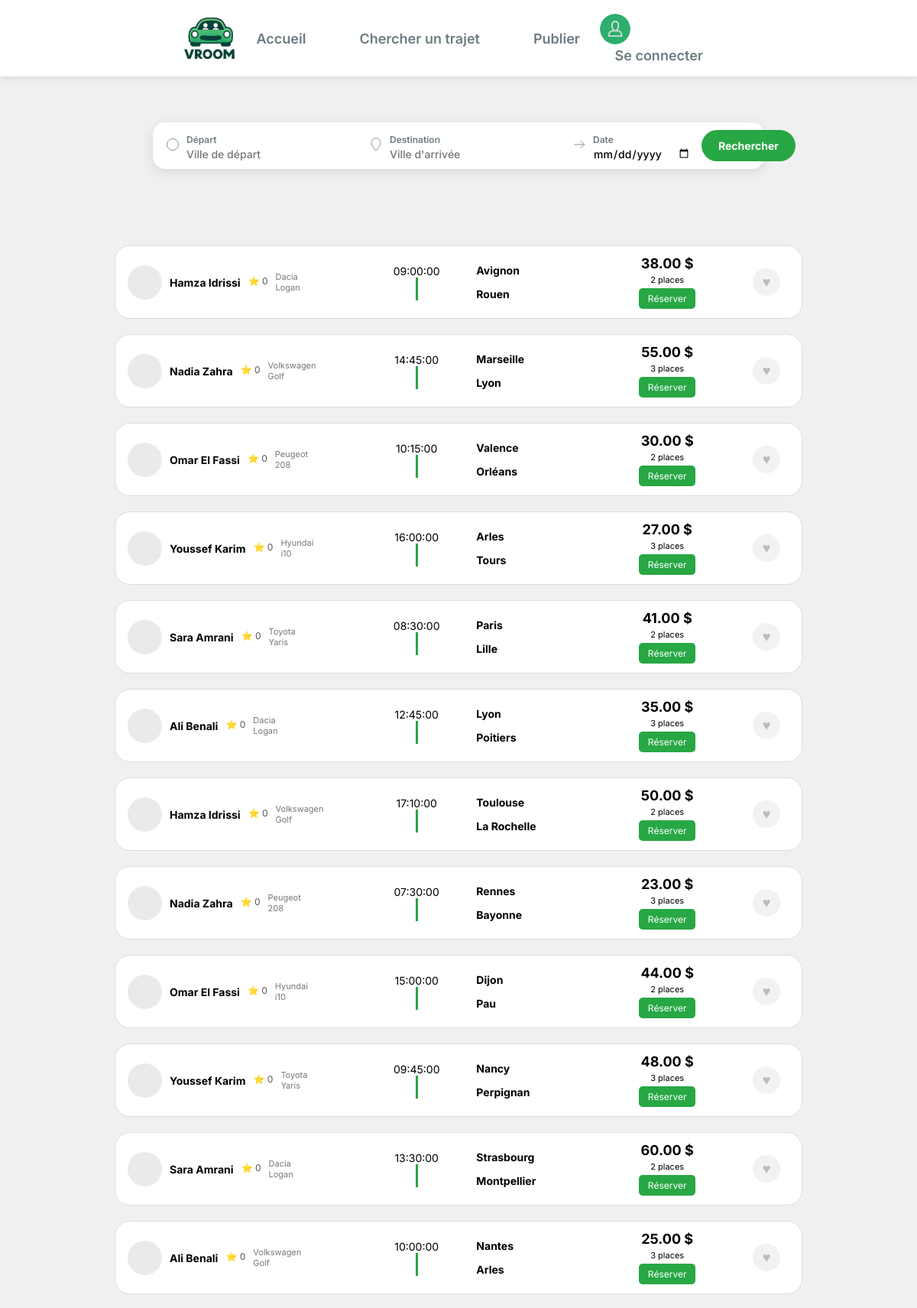
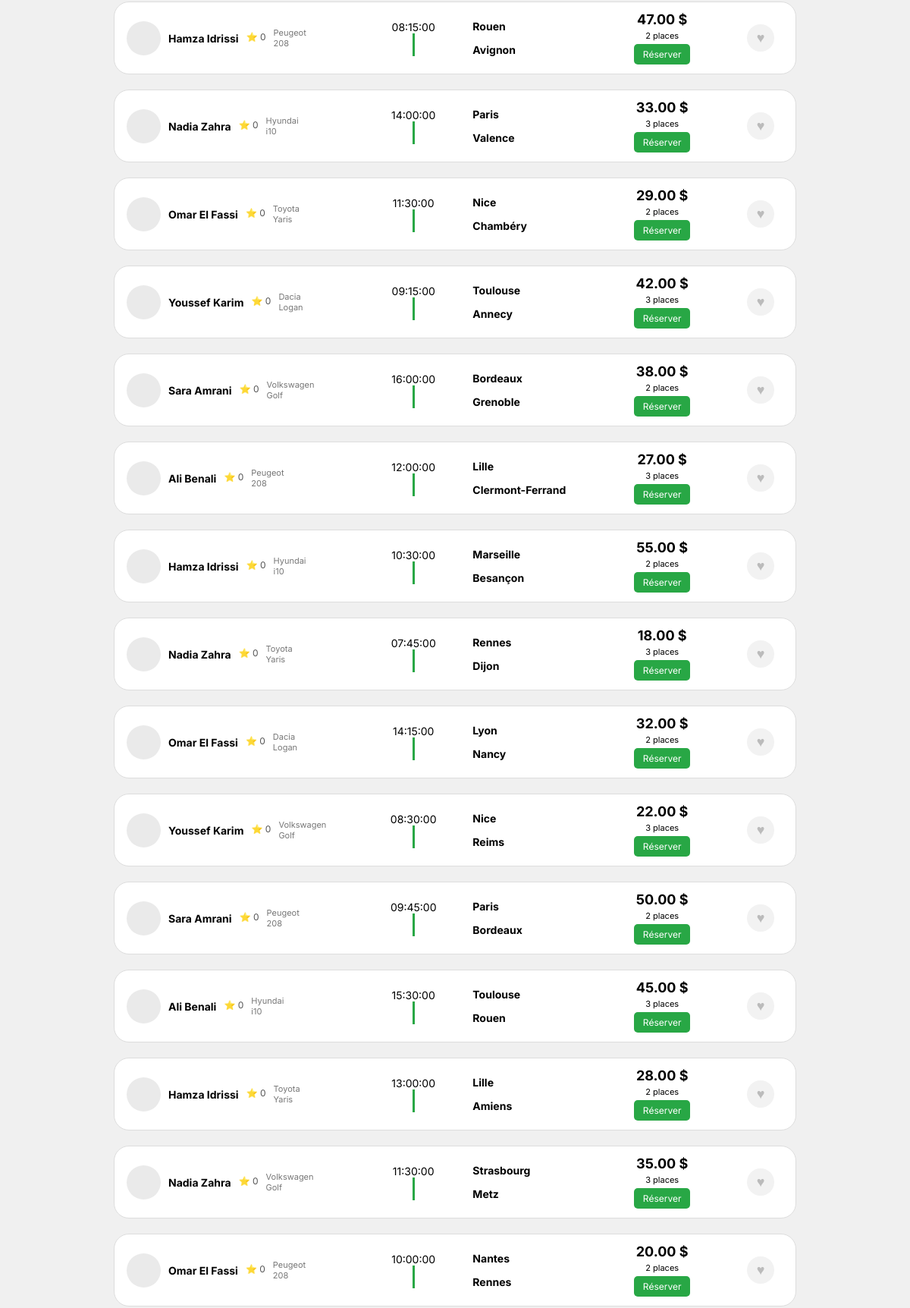
Screenshot of /index.php?page=recherche_trajet (upper part) with the database file from the repository (2 pictures, top to bottom).
### tables this page shows
CREATE TABLE `annonces` (
  `id` bigint(20) UNSIGNED NOT NULL,
  `id_conducteur` bigint(20) UNSIGNED NOT NULL,
  `id_vehicule` bigint(20) UNSIGNED NOT NULL,
  `date_depart` date NOT NULL,
  `heure_depart` time NOT NULL,
  `datetime_depart` datetime NOT NULL,
  `prix_par_personne` decimal(10,2) NOT NULL,
  `places_disponibles` int(11) NOT NULL,
  `description` text NOT NULL,
  `id_lieu_depart` bigint(20) UNSIGNED NOT NULL,
  `id_lieu_arrivee` bigint(20) UNSIGNED NOT NULL,
  `statut` enum('active','complete','annulee','expiree') DEFAULT 'active',
  `date_creation` timestamp NOT NULL DEFAULT current_timestamp(),
  `distance_km` decimal(6,2) DEFAULT NULL,
  `duree_minutes` int(11) DEFAULT NULL,
  `heure_arrivee` time DEFAULT NULL,
  `date_arrivee` date DEFAULT NULL,
  `route_index` int(11) DEFAULT 0,
  `trafic` tinyint(1) DEFAULT 1
);

CREATE TABLE `utilisateurs` (
  `id` bigint(20) UNSIGNED NOT NULL,
  `nom` varchar(255) NOT NULL,
  `prenom` varchar(255) NOT NULL,
  `email` varchar(255) DEFAULT NULL,
  `telephone` varchar(20) DEFAULT NULL,
  `avatar` varchar(255) DEFAULT NULL,
  `biographie` text DEFAULT NULL,
  `mot_de_passe` varchar(255) NOT NULL,
  `token_notification` varchar(255) DEFAULT NULL,
  `premiere_connexion` tinyint(1) NOT NULL DEFAULT 1,
  `try_token` int(11) NOT NULL DEFAULT 0,
  `remember_token` varchar(100) DEFAULT NULL,
  `date_creation` timestamp NOT NULL DEFAULT current_timestamp(),
  `date_mise_a_jour` timestamp NOT NULL DEFAULT current_timestamp() ON UPDATE current_timestamp(),
  `note` float DEFAULT 0,
  `photo_profil` varchar(255) DEFAULT NULL
);

CREATE TABLE `vehicules` (
  `id` bigint(20) UNSIGNED NOT NULL,
  `id_utilisateur` bigint(20) UNSIGNED NOT NULL,
  `marque` varchar(100) NOT NULL,
  `modele` varchar(100) NOT NULL,
  `annee` year(4) NOT NULL,
  `couleur` varchar(50) NOT NULL,
  `matricule` varchar(50) NOT NULL,
  `date_creation` timestamp NOT NULL DEFAULT current_timestamp()
);

CREATE TABLE `lieux` (
  `id` bigint(20) UNSIGNED NOT NULL,
  `nom` varchar(255) NOT NULL,
  `latitude` decimal(10,6) NOT NULL,
  `longitude` decimal(10,6) NOT NULL
);

### Controleur/c_trajet.php (called while the page is built, shortened)
<?php
require_once __DIR__ . '/../Modele/annonces.php';
class c_recherche_trajet {
    public function afficher(): void {
        $annonces = Annonces::recherche_trajets();
        require __DIR__ . '/../Vue/head.php';
        require __DIR__ . '/../Vue/header.php';
        require __DIR__ . '/../Vue/pages/v_recherche_trajet.php';
        require __DIR__ . '/../Vue/footer.php';
    }
}
?>

### Modele/annonces.php (called while the page is built, shortened)
<?php
class Annonces {
    public static function recherche_trajets(array $filters = [], string $sort = 'date_desc'): array {
        $trajets = [];
        $db = dbConnect();
        $sql = "SELECT id
                FROM annonces
                WHERE statut = :statut";
        $params = [
            ':statut' => 'active'
        ];
        switch ($sort) {
            case 'date_desc':
            default:
                $sql .= " ORDER BY date_depart DESC";
                break;
        }
        $stmt = $db->prepare($sql);
        $stmt->execute($params);
        while ($row = $stmt->fetch(PDO::FETCH_ASSOC)) {
            $trajets[] = [
                "id" => (int) $row["id"],
            ];
        }
        return $trajets;
    }
    public static function detail_trajet(int $id): ?array{
        $db = dbConnect();
        $sql = "
        SELECT
            a.id,
            a.date_depart,
            a.heure_depart,
            a.prix_par_personne,
            a.places_disponibles,
            a.description,
            u.nom AS conducteur_nom,
            u.note AS conducteur_note,
            u.avatar,
            v.marque,
            v.modele,
            ld.nom AS lieu_depart,
            la.nom AS lieu_arrivee
        FROM annonces a
        JOIN utilisateurs u ON a.id_conducteur = u.id
        JOIN vehicules v ON a.id_vehicule = v.id
        JOIN lieux ld ON a.id_lieu_depart = ld.id
        JOIN lieux la ON a.id_lieu_arrivee = la.id
        WHERE a.id = :id
        ";
        $stmt = $db->prepare($sql);
        $stmt->execute(['id' => $id]);
        $annonce = $stmt->fetch(PDO::FETCH_ASSOC);
        return $annonce ?: null;
    }
}
?>

### Vue/pages/v_recherche_trajet.php (the view, shortened to what this page needs)
<body>
    <section class="search-container">
        <form class="search-box" action="index.php" method="GET">
            <div class="search-field">
                <div class="icon"><svg viewBox="0 0 24 24"><circle cx="12" cy="12" r="9"/></svg></div>
                <div class="field-content">
                    <label>Départ</label>
                    <input type="text" name="depart" placeholder="Ville de départ">
                </div>
            </div>
            <div class="search-field">
                <div class="icon"><svg viewBox="0 0 24 24"><path d="M12 2a7 7 0 0 0-7 7c0 5.25 7 13 7 13s7-7.75 7-13a7 7 0 0 0-7-7z"/></svg></div>
                <div class="field-content">
                    <label>Destination</label>
                    <input type="text" name="destination" placeholder="Ville d'arrivée">
                </div>
            </div>
            <div class="search-field">
                <div class="icon"><svg viewBox="0 0 24 24"><path d="M4 12h16m-6-6l6 6-6 6"/></svg></div>
                <div class="field-content">
                    <label>Date</label>
                    <input type="date" name="date">
                </div>
            </div>
            <button class="search-btn" type="submit" name="action" value="actionChercherTrajets">Rechercher</button>
        </form>
    </section>
    <section class="trajets-container">
            <?php if (!empty($annonces)): ?>
                <?php foreach ($annonces as $annonce):
                    $trajet = Annonces::detail_trajet((int)$annonce['id']);
                ?>
                    <div class="trajet-ligne">
                        <div class="col-driver">
                            <div class="avatar"><?= htmlspecialchars($trajet["avatar"] ?? '') ?></div>
                            <div class="driver-name"><?= htmlspecialchars($trajet["conducteur_nom"] ?? '') ?></div>
                            <div class="driver-stars">⭐ <?= htmlspecialchars($trajet["conducteur_note"] ?? 0) ?></div>
                            <div class="driver-details">
                                <p><?= htmlspecialchars($trajet["marque"] ?? '') ?></p>
                                <p><?= htmlspecialchars($trajet["modele"] ?? '') ?></p>
                            </div>
                        </div>
                        <div class="col-horaires">
                            <div class="time-block">
                                <span class="heure"><?= htmlspecialchars($trajet["heure_depart"]) ?></span>
                            </div>
                            <div >
                                <div class="bar"></div>
                            </div>
                        </div>
                        <div class="col-villes">
                            <div class="ville">
                                <h4><?= htmlspecialchars($trajet["lieu_depart"] ?? '') ?></h4>
                            </div>
                            <div class="ville">
                                <h4><?= htmlspecialchars($trajet["lieu_arrivee"] ?? '') ?></h4>
                            </div>
                        </div>
                        <div class="col-prix">
                            <div class="prix"><?= htmlspecialchars($trajet["prix_par_personne"] ?? '') ?> $</div>
                            <div class="prix-info"><?= htmlspecialchars($trajet["places_disponibles"] ?? '')?> places</div>
                            <button class="btn-reserver"
                                onclick="window.location.href='index.php?page=detail_trajet&id=<?= htmlspecialchars($trajet['id']) ?>'">
                                Réserver
                            </button>
                        </div>
                        <div class="col-favori">
                            <button class="btn-favori" data-id="<?= htmlspecialchars($trajet['id']) ?>">
                                ♥
                            </button>
                        </div>
                    </div>
                <?php endforeach; ?>
            <?php else: ?>
                <p>Aucun trajet trouvé</p>
            <?php endif; ?>
    </section>
</body>

### Ressources/CSS/commun.css (style rules this page uses)
:root { --couleurVerte: #28a745; --couleurVerteFonce: #1f7e36; --texteGris: #6d7c82; --titreNoir: #222; --fondClair: #ffffff; --ombre: rgba(0,0,0,0.10); --ombreHover: rgba(0,0,0,0.18); }
* { font-family: 'Inter', sans-serif; box-sizing: border-box; padding: 0; margin: 0; }
body { background-color: #f0f0f0; align-items: center; justify-content: center; display: flex; flex-direction: column; gap : 30px; }

### Ressources/CSS/recherche_trajet.css (style rules this page uses)
.search-container { transform: translateX(0%); max-width: 800px; margin: 30px auto 20px auto; }
.search-box { background: var(--fondClair); width: 100%; padding: 10px 16px; border-radius: 16px; display: flex; align-items: center; gap: 14px; box-shadow: 0 4px 16px rgba(0,0,0,0.10); }
.search-field { display: flex; align-items: center; flex: 1; gap: 8px; }
.icon svg { width: 20px; height: 20px; stroke: var(--texteGris); fill: none; }
.field-content label { font-size: 12px; font-weight: 600; color: var(--texteGris); margin-bottom: 2px; }
.field-content input { border: none; outline: none; font-size: 14px; font-weight: 500; }
.search-btn { background: var(--couleurVerte); border: none; color: var(--fondClair); padding: 12px 22px; font-size: 14px; font-weight: 700; border-radius: 40px; cursor: pointer; flex-shrink: 0; }
.trajets-container { max-width: 800px; margin: auto; display: flex; flex-direction: column; align-items: center; gap: 20px; padding-bottom: 30px; padding-top:50px; }
.trajet-ligne { display: flex; align-items: center; justify-content: space-between; padding: 12px 16px; border-radius: 20px; border: 1px solid #ddd; background: #fff; width: 900px; }
.col-driver { display: flex; align-items: center; gap: 10px; width: 300px; }
.avatar { width: 45px; height: 45px; border-radius: 50%; background: #eaeaea; font-size: 18px; display: flex; align-items: center; justify-content: center; }
.driver-name { font-weight: 700; font-size: 14px; }
.driver-stars { font-size: 12px; color: #555; margin-bottom: 3px; }
.driver-details p { font-size: 11px; margin: 0; color: #777; }
.col-horaires { width: 10%; display: flex; flex-direction: column; align-items: center; }
.time-block { gap: 4px; font-size: 14px; }
.bar { width: 3px; height: 30px; background: #28a745; }
.col-villes { width: 150px; display: flex; flex-direction: column; gap: 14px; }
.ville h4 { font-size: 14px; }
.col-prix { width: 15%; display: flex; flex-direction: column; align-items: center; gap: 4px; }
.prix { font-size: 18px; font-weight: 700; }
.prix-info { font-size: 11px; }
.btn-reserver { background: #28a745; color: white; padding: 6px 12px; border: none; border-radius: 5px; cursor: pointer; font-size: 12px; }
.col-favori { width: 60px; display: flex; align-items: center; justify-content: center; }
.btn-favori { align-self: flex-end; background: #f2f2f2; border: none; width: 36px; height: 36px; border-radius: 50%; font-size: 18px; cursor: pointer; color: #bbb; transition: all 0.2s ease; display: flex; align-items: center; justify-content: center; }

### rows the page displays
annonces: id_conducteur.nom "Hamza Idrissi", id_conducteur.note "0", id_vehicule.marque "Dacia", id_vehicule.modele "Logan", heure_depart "09:00:00", id_lieu_depart.nom "Avignon", id_lieu_arrivee.nom "Rouen", prix_par_personne "38.00", places_disponibles "2"
annonces: id_conducteur.nom "Nadia Zahra", id_conducteur.note "0", id_vehicule.marque "Volkswagen", id_vehicule.modele "Golf", heure_depart "14:45:00", id_lieu_depart.nom "Marseille", id_lieu_arrivee.nom "Lyon", prix_par_personne "55.00", places_disponibles "3"
annonces: id_conducteur.nom "Omar El Fassi", id_conducteur.note "0", id_vehicule.marque "Peugeot", id_vehicule.modele "208", heure_depart "10:15:00", id_lieu_depart.nom "Valence", id_lieu_arrivee.nom "Orléans", prix_par_personne "30.00", places_disponibles "2"
annonces: id_conducteur.nom "Youssef Karim", id_conducteur.note "0", id_vehicule.marque "Hyundai", id_vehicule.modele "i10", heure_depart "16:00:00", id_lieu_depart.nom "Arles", id_lieu_arrivee.nom "Tours", prix_par_personne "27.00", places_disponibles "3"
annonces: id_conducteur.nom "Sara Amrani", id_conducteur.note "0", id_vehicule.marque "Toyota", id_vehicule.modele "Yaris", heure_depart "08:30:00", id_lieu_depart.nom "Paris", id_lieu_arrivee.nom "Lille", prix_par_personne "41.00", places_disponibles "2"
annonces: id_conducteur.nom "Ali Benali", id_conducteur.note "0", id_vehicule.marque "Dacia", id_vehicule.modele "Logan", heure_depart "12:45:00", id_lieu_depart.nom "Lyon", id_lieu_arrivee.nom "Poitiers", prix_par_personne "35.00", places_disponibles "3"
annonces: id_conducteur.nom "Hamza Idrissi", id_conducteur.note "0", id_vehicule.marque "Volkswagen", id_vehicule.modele "Golf", heure_depart "17:10:00", id_lieu_depart.nom "Toulouse", id_lieu_arrivee.nom "La Rochelle", prix_par_personne "50.00", places_disponibles "2"
annonces: id_conducteur.nom "Nadia Zahra", id_conducteur.note "0", id_vehicule.marque "Peugeot", id_vehicule.modele "208", heure_depart "07:30:00", id_lieu_depart.nom "Rennes", id_lieu_arrivee.nom "Bayonne", prix_par_personne "23.00", places_disponibles "3"
annonces: id_conducteur.nom "Omar El Fassi", id_conducteur.note "0", id_vehicule.marque "Hyundai", id_vehicule.modele "i10", heure_depart "15:00:00", id_lieu_depart.nom "Dijon", id_lieu_arrivee.nom "Pau", prix_par_personne "44.00", places_disponibles "2"
annonces: id_conducteur.nom "Youssef Karim", id_conducteur.note "0", id_vehicule.marque "Toyota", id_vehicule.modele "Yaris", heure_depart "09:45:00", id_lieu_depart.nom "Nancy", id_lieu_arrivee.nom "Perpignan", prix_par_personne "48.00", places_disponibles "3"
annonces: id_conducteur.nom "Sara Amrani", id_conducteur.note "0", id_vehicule.marque "Dacia", id_vehicule.modele "Logan", heure_depart "13:30:00", id_lieu_depart.nom "Strasbourg", id_lieu_arrivee.nom "Montpellier", prix_par_personne "60.00", places_disponibles "2"
annonces: id_conducteur.nom "Ali Benali", id_conducteur.note "0", id_vehicule.marque "Volkswagen", id_vehicule.modele "Golf", heure_depart "10:00:00", id_lieu_depart.nom "Nantes", id_lieu_arrivee.nom "Arles", prix_par_personne "25.00", places_disponibles "3"
annonces: id_conducteur.nom "Hamza Idrissi", id_conducteur.note "0", id_vehicule.marque "Peugeot", id_vehicule.modele "208", heure_depart "08:15:00", id_lieu_depart.nom "Rouen", id_lieu_arrivee.nom "Avignon", prix_par_personne "47.00", places_disponibles "2"
annonces: id_conducteur.nom "Nadia Zahra", id_conducteur.note "0", id_vehicule.marque "Hyundai", id_vehicule.modele "i10", heure_depart "14:00:00", id_lieu_depart.nom "Paris", id_lieu_arrivee.nom "Valence", prix_par_personne "33.00", places_disponibles "3"
annonces: id_conducteur.nom "Omar El Fassi", id_conducteur.note "0", id_vehicule.marque "Toyota", id_vehicule.modele "Yaris", heure_depart "11:30:00", id_lieu_depart.nom "Nice", id_lieu_arrivee.nom "Chambéry", prix_par_personne "29.00", places_disponibles "2"
annonces: id_conducteur.nom "Youssef Karim", id_conducteur.note "0", id_vehicule.marque "Dacia", id_vehicule.modele "Logan", heure_depart "09:15:00", id_lieu_depart.nom "Toulouse", id_lieu_arrivee.nom "Annecy", prix_par_personne "42.00", places_disponibles "3"
annonces: id_conducteur.nom "Sara Amrani", id_conducteur.note "0", id_vehicule.marque "Volkswagen", id_vehicule.modele "Golf", heure_depart "16:00:00", id_lieu_depart.nom "Bordeaux", id_lieu_arrivee.nom "Grenoble", prix_par_personne "38.00", places_disponibles "2"
annonces: id_conducteur.nom "Ali Benali", id_conducteur.note "0", id_vehicule.marque "Peugeot", id_vehicule.modele "208", heure_depart "12:00:00", id_lieu_depart.nom "Lille", id_lieu_arrivee.nom "Clermont-Ferrand", prix_par_personne "27.00", places_disponibles "3"
annonces: id_conducteur.nom "Hamza Idrissi", id_conducteur.note "0", id_vehicule.marque "Hyundai", id_vehicule.modele "i10", heure_depart "10:30:00", id_lieu_depart.nom "Marseille", id_lieu_arrivee.nom "Besançon", prix_par_personne "55.00", places_disponibles "2"
annonces: id_conducteur.nom "Nadia Zahra", id_conducteur.note "0", id_vehicule.marque "Toyota", id_vehicule.modele "Yaris", heure_depart "07:45:00", id_lieu_depart.nom "Rennes", id_lieu_arrivee.nom "Dijon", prix_par_personne "18.00", places_disponibles "3"
annonces: id_conducteur.nom "Omar El Fassi", id_conducteur.note "0", id_vehicule.marque "Dacia", id_vehicule.modele "Logan", heure_depart "14:15:00", id_lieu_depart.nom "Lyon", id_lieu_arrivee.nom "Nancy", prix_par_personne "32.00", places_disponibles "2"
annonces: id_conducteur.nom "Youssef Karim", id_conducteur.note "0", id_vehicule.marque "Volkswagen", id_vehicule.modele "Golf", heure_depart "08:30:00", id_lieu_depart.nom "Nice", id_lieu_arrivee.nom "Reims", prix_par_personne "22.00", places_disponibles "3"
annonces: id_conducteur.nom "Sara Amrani", id_conducteur.note "0", id_vehicule.marque "Peugeot", id_vehicule.modele "208", heure_depart "09:45:00", id_lieu_depart.nom "Paris", id_lieu_arrivee.nom "Bordeaux", prix_par_personne "50.00", places_disponibles "2"
annonces: id_conducteur.nom "Ali Benali", id_conducteur.note "0", id_vehicule.marque "Hyundai", id_vehicule.modele "i10", heure_depart "15:30:00", id_lieu_depart.nom "Toulouse", id_lieu_arrivee.nom "Rouen", prix_par_personne "45.00", places_disponibles "3"
annonces: id_conducteur.nom "Hamza Idrissi", id_conducteur.note "0", id_vehicule.marque "Toyota", id_vehicule.modele "Yaris", heure_depart "13:00:00", id_lieu_depart.nom "Lille", id_lieu_arrivee.nom "Amiens", prix_par_personne "28.00", places_disponibles "2"
annonces: id_conducteur.nom "Nadia Zahra", id_conducteur.note "0", id_vehicule.marque "Volkswagen", id_vehicule.modele "Golf", heure_depart "11:30:00", id_lieu_depart.nom "Strasbourg", id_lieu_arrivee.nom "Metz", prix_par_personne "35.00", places_disponibles "3"
annonces: id_conducteur.nom "Omar El Fassi", id_conducteur.note "0", id_vehicule.marque "Peugeot", id_vehicule.modele "208", heure_depart "10:00:00", id_lieu_depart.nom "Nantes", id_lieu_arrivee.nom "Rennes", prix_par_personne "20.00", places_disponibles "2"
